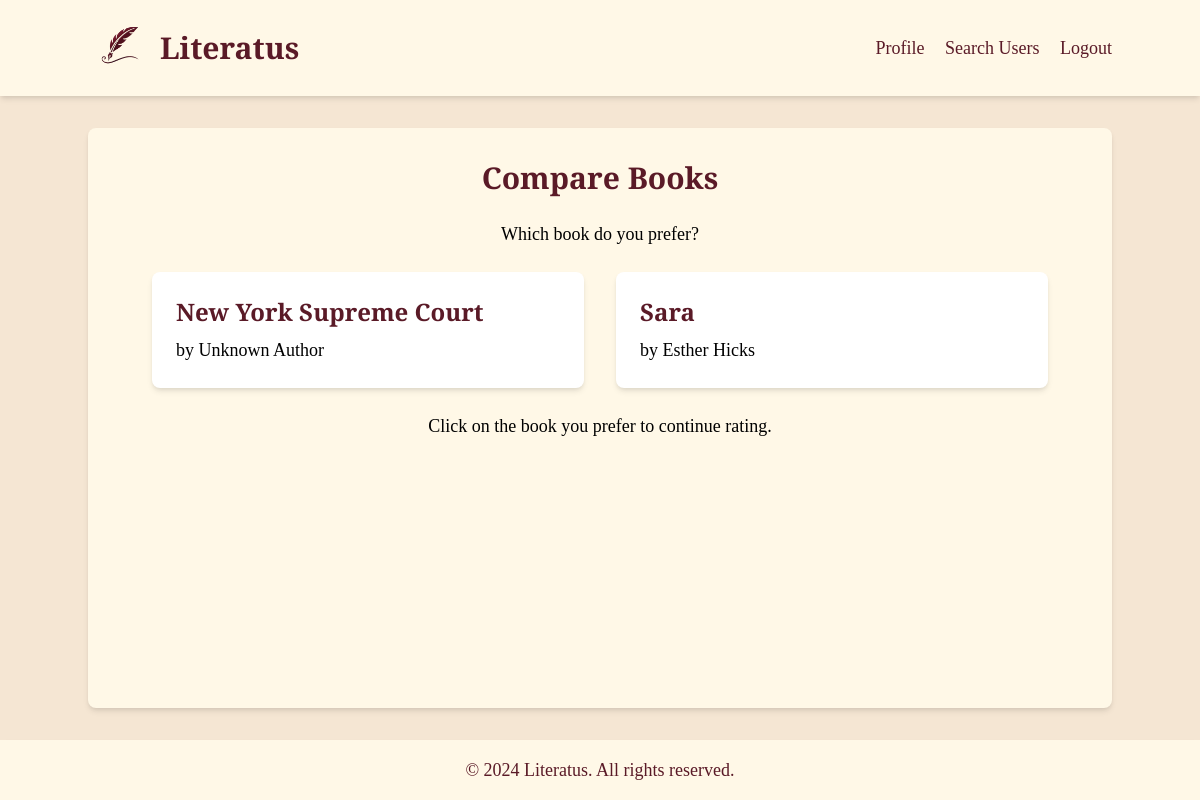
The app's page /rate_new_book/3 (signed in) with its own data.
### app.py (models this page shows)
class Book(db.Model):
    id = db.Column(db.Integer, primary_key=True)
    title = db.Column(db.String(200), nullable=False)
    author = db.Column(db.String(100), nullable=False)
    sentiment = db.Column(db.String(20), nullable=False)
    position = db.Column(db.Integer, nullable=False)
    user_id = db.Column(db.Integer, db.ForeignKey('user.id'), nullable=False)

### app.py (the view)
@app.route('/rate_new_book/<int:book_id>')
@login_required
def rate_new_book(book_id):
    new_book = db.session.get(Book, book_id)
    if not new_book:
        flash('Book not found.')
        return redirect(url_for('profile', username=current_user.username))
    books_to_compare = Book.query.filter_by(user_id=current_user.id, sentiment=new_book.sentiment).order_by(Book.position).all()
    books_to_compare = [book for book in books_to_compare if book.id != new_book.id]
    if not books_to_compare:
        new_book.position = 1
        db.session.commit()
        flash('Book rating completed!')
        return redirect(url_for('profile', username=current_user.username))
    session['books_to_compare'] = [book.id for book in books_to_compare]
    session['comparison_index'] = len(books_to_compare) // 2
    session['new_book_id'] = new_book.id
    compared_book = books_to_compare[session['comparison_index']]
    return render_template('rate_new_book.html', new_book=new_book, compared_book=compared_book)

### app.py (called while the page is built)
@login_manager.user_loader
def load_user(user_id):
    return User.query.get(int(user_id))

### templates/rate_new_book.html (shortened to what this page needs)
{% extends "layout.html" %}
{% block content %}
<div class="max-w-4xl mx-auto text-center">
    <h1 class="text-3xl font-bold mb-6 text-maroon font-title">Compare Books</h1>
    <p class="mb-6">Which book do you prefer?</p>
    <div class="flex justify-center space-x-8">
        <form action="{{ url_for('compare_books') }}" method="post" class="w-1/2">
            <button type="submit" class="w-full bg-white p-6 rounded-lg shadow-md hover:shadow-lg transition duration-300 text-left">
                <h2 class="text-2xl font-semibold mb-2 text-maroon font-title">{{ new_book.title }}</h2>
                <p>by {{ new_book.author }}</p>
            </button>
        </form>
        <form action="{{ url_for('compare_books') }}" method="post" class="w-1/2">
            <button type="submit" class="w-full bg-white p-6 rounded-lg shadow-md hover:shadow-lg transition duration-300 text-left">
                <h2 class="text-2xl font-semibold mb-2 text-maroon font-title">{{ compared_book.title }}</h2>
                <p>by {{ compared_book.author }}</p>
            </button>
        </form>
    </div>
    <p class="mt-6">Click on the book you prefer to continue rating.</p>
</div>
{% endblock %}

### templates/layout.html (style rules this page uses)
body { background-color: #F5E6D3; font-family: 'EB Garamond', serif; }
.text-maroon { color: #5A1A27; }
h1, h2, h3, h4, h5, h6, .font-title { font-family: 'Playfair Display', serif; }

### records on screen
Book: title "New York Supreme Court", author "Unknown Author"
Book: title "Sara", author "Esther Hicks"
